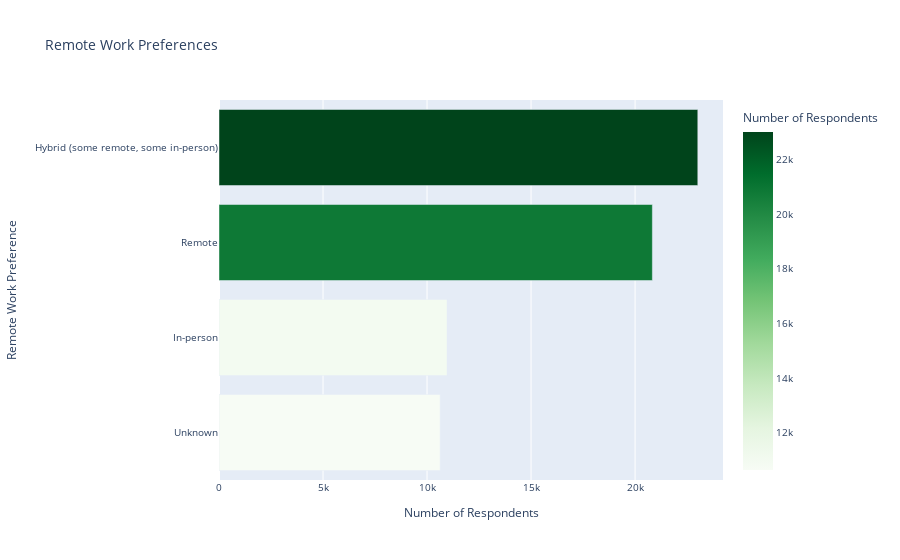

The notebook cell this image was saved under:
### Markdown cell above
### 4.3: Employment Patterns & Work Preferences

### Code cell
# 4.3.1 Remote Work Distribution
remote_counts = survey_data_subset['RemoteWork'].value_counts().reset_index()
remote_counts.columns = ['RemoteWork', 'count']

fig_remote = px.bar(remote_counts, 
                    x='count', 
                    y='RemoteWork', 
                    orientation='h',
                    title='Remote Work Preferences',
                    labels={'RemoteWork': 'Remote Work Preference', 'count': 'Number of Respondents'},
                    color='count', 
                    color_continuous_scale='Greens')
fig_remote.update_layout(
    title_font_size=14,
    xaxis_title_font_size=12,
    yaxis_title_font_size=12,
    font=dict(size=10),
    yaxis=dict(categoryorder='total ascending')
)
fig_remote.show()

# 4.3.2 Work Experience Distribution
fig_workexp = px.histogram(survey_data_subset, 
                           x='WorkExp', 
                           nbins=20,
                           title='Work Experience Distribution',
                           labels={'WorkExp': 'Years of Work Experience', 'count': 'Number of Respondents'},
                           color_discrete_sequence=['#636EFA'])
fig_workexp.update_layout(
    xaxis_title="Years of Work Experience",
    yaxis_title="Number of Respondents",
    plot_bgcolor='rgba(0,0,0,0)',
    paper_bgcolor='white',
    title_font_size=14,
    xaxis=dict(title_font=dict(size=12)),
    yaxis=dict(title_font=dict(size=12)),
    font=dict(size=10)
)
fig_workexp.show()

### Figure 1 — Plotly figure (JSON) as saved in the notebook; plotly's stock layout.template omitted (floating-point values rounded to 4 significant figures)
{"data": [{"hovertemplate": "Number of Respondents=%{marker.color}<br>Remote Work Preference=%{y}<extra></extra>", "legendgroup": "", "marker": {"color": [23015, 20831, 10960, 10631], "coloraxis": "coloraxis", "pattern": {"shape": ""}}, "name": "", "orientation": "h", "showlegend": false, "textposition": "auto", "type": "bar", "x": [23015, 20831, 10960, 10631], "xaxis": "x", "y": ["Hybrid (some remote, some in-person)", "Remote", "In-person", "Unknown"], "yaxis": "y"}], "layout": {"barmode": "relative", "coloraxis": {"colorbar": {"title": {"text": "Number of Respondents"}}, "colorscale": [[0, "rgb(247,252,245)"], [0.125, "rgb(229,245,224)"], [0.25, "rgb(199,233,192)"], [0.375, "rgb(161,217,155)"], [0.5, "rgb(116,196,118)"], [0.625, "rgb(65,171,93)"], [0.75, "rgb(35,139,69)"], [0.875, "rgb(0,109,44)"], [1, "rgb(0,68,27)"]]}, "font": {"size": 10}, "legend": {"tracegroupgap": 0}, "title": {"font": {"size": 14}, "text": "Remote Work Preferences"}, "xaxis": {"anchor": "y", "domain": [0, 1], "title": {"font": {"size": 12}, "text": "Number of Respondents"}}, "yaxis": {"anchor": "x", "categoryorder": "total ascending", "domain": [0, 1], "title": {"font": {"size": 12}, "text": "Remote Work Preference"}}}}
